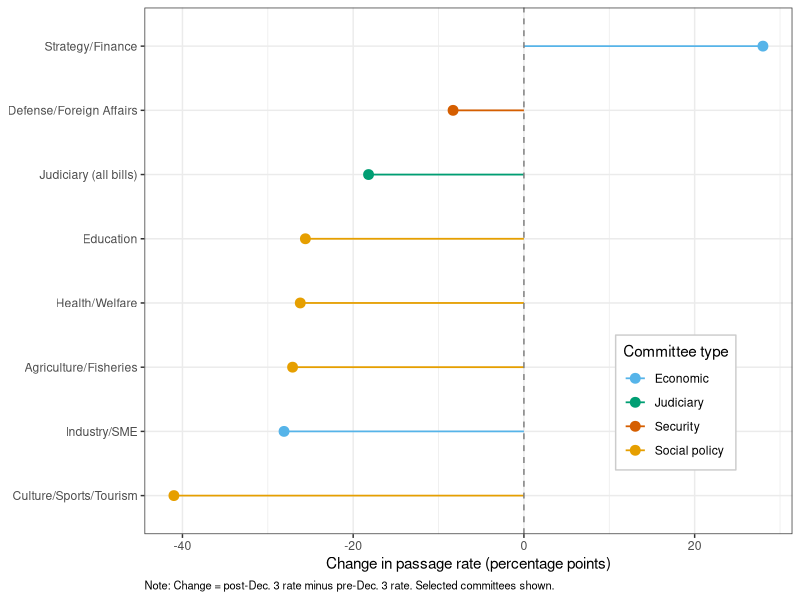
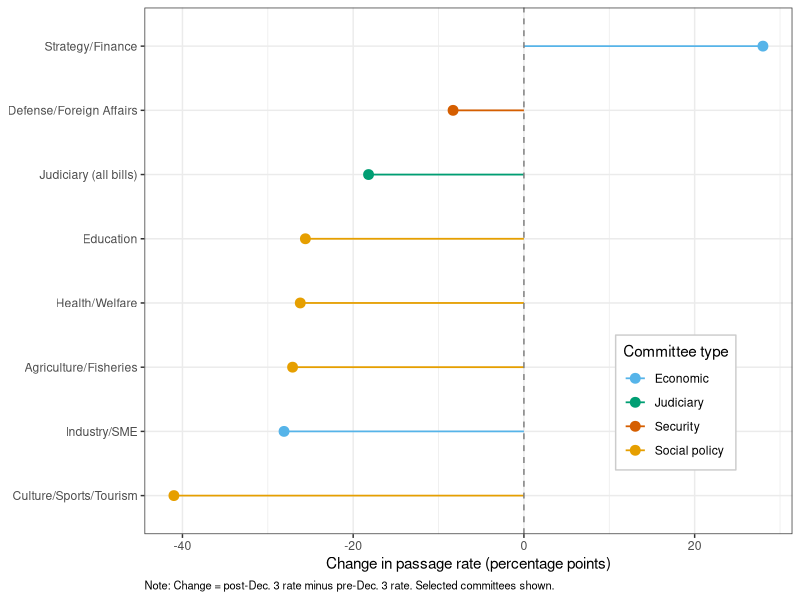

The R script that drew these images, in order:
# Auto-generated figure for article
# Reads KNA data from Sys.getenv("KBL_DATA").
# Figure 1: Committee-level passage rate changes around December 3
library(ggplot2)
library(dplyr)

committees <- data.frame(
  committee = c("Culture/Sports/Tourism",
                "Industry/SME",
                "Agriculture/Fisheries",
                "Health/Welfare",
                "Education",
                "Judiciary (all bills)",
                "Defense/Foreign Affairs",
                "Strategy/Finance"),
  change = c(-41.0, -28.1, -27.1, -26.2, -25.6, -18.2, -8.3, 28.0),
  type = c("Social policy", "Economic", "Social policy",
            "Social policy", "Social policy", "Judiciary",
            "Security", "Economic")
)

# Okabe-Ito palette subset
palette <- c("Social policy" = "#E69F00", "Economic" = "#56B4E9",
             "Judiciary" = "#009E73", "Security" = "#D55E00")

ggplot(committees, aes(x = change,
                       y = reorder(committee, change),
                       color = type)) +
  geom_point(size = 3) +
  geom_segment(aes(xend = 0, yend = committee), linewidth = 0.6) +
  geom_vline(xintercept = 0, linetype = "dashed", color = "gray50") +
  scale_color_manual(values = palette, name = "Committee type") +
  labs(x = "Change in passage rate (percentage points)",
       y = NULL,
       caption = paste("Note: Change = post-Dec. 3 rate minus",
                       "pre-Dec. 3 rate. Selected committees shown.")) +
  theme_bw(base_size = 11) +
  theme(legend.position = c(0.82, 0.25),
        legend.background = element_rect(fill = "white", color = "gray80"),
        plot.caption = element_text(hjust = 0, size = 8))
ggsave("articles/figures/fig_1.pdf", width = 7, height = 4.5)
